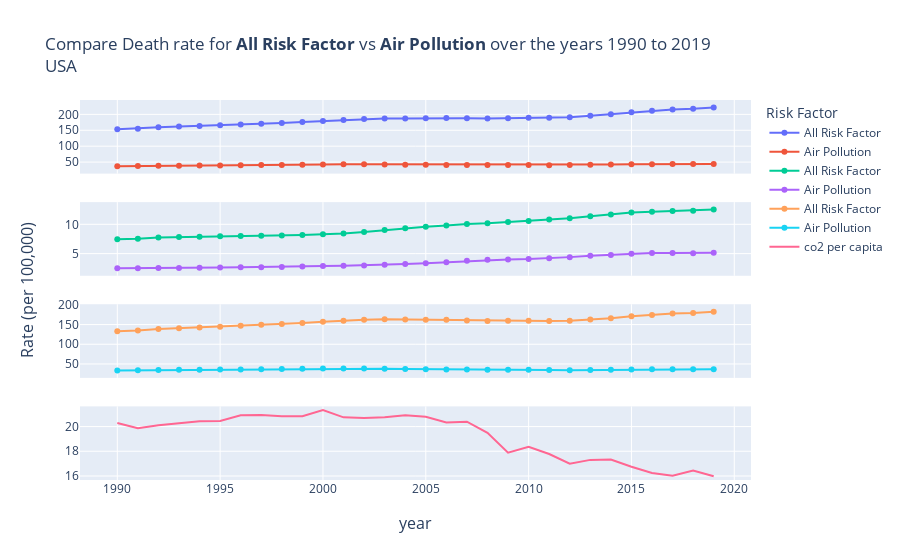

Notebook code cell kept with this figure:
### Code cell
iso_code = "USA"
df = cause_df[cause_df.location_clean=="USA"]
co2 = co2_df[co2_df.iso_code=="USA"]
draw_plot(iran_df, co2, iso_code)
